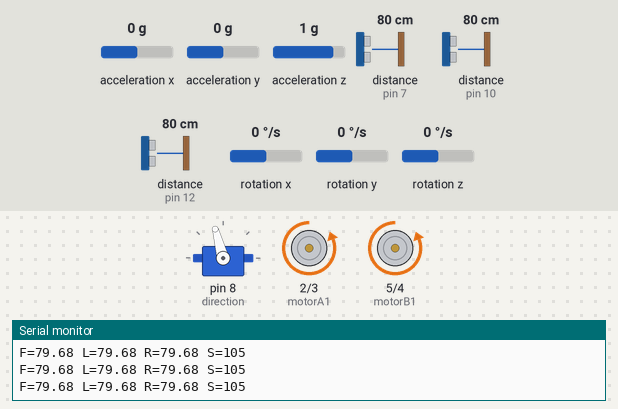
Simulated run of this sketch. Board: Arduino Uno, built with avr-gcc and run on an emulated ATmega328P. Parts: servo, motor-driver pin pairs drawn as motors (green arrow = first pin HIGH = forward, orange = second pin HIGH = backward, longer = more drive), the last lines printed to the serial monitor. Wiring (inferred from the names in the program): 3 × ultrasonic range finder: trigger pin 6, echo pin 7 / trigger pin 9, echo pin 10 / trigger pin 11, echo pin 12. The test bench sets the inputs (shaded band); at power-on: distance to the obstacle (sensors on pin 10, pin 12, pin 7) 80 cm, acceleration x 0 g, acceleration y 0 g, acceleration z 1 g, rotation x 0 °/s, rotation y 0 °/s, rotation z 0 °/s. The echo pulse lasts 58.3 µs per cm.

Above: at 7.2 s.
7.3 s: distance to the obstacle (sensor on pin 10) set to 71 cm
At 7.7 s:
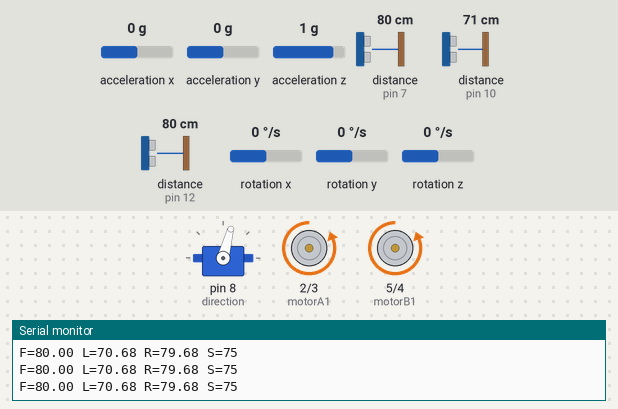
8.8 s: distance to the obstacle (sensor on pin 12) set to 71 cm
At 9.6 s:
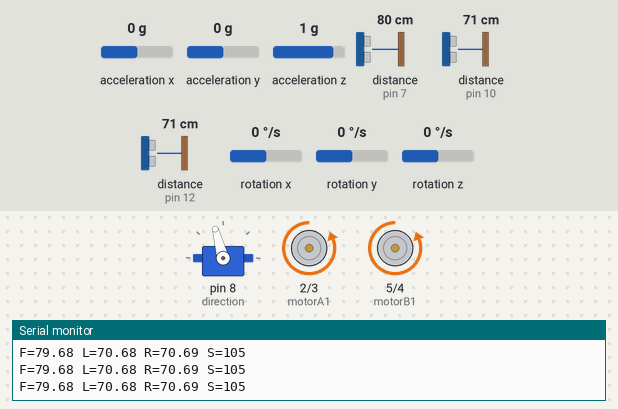
10.3 s: distance to the obstacle (sensor on pin 10) set to 120 cm
At 11.5 s:
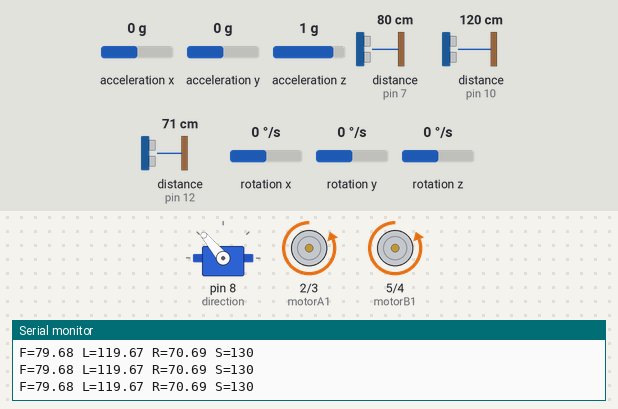
11.8 s: distance to the obstacle (sensor on pin 7) set to 44 cm
13.3 s: distance to the obstacle (sensor on pin 7) set to 38 cm
At 14.2 s:
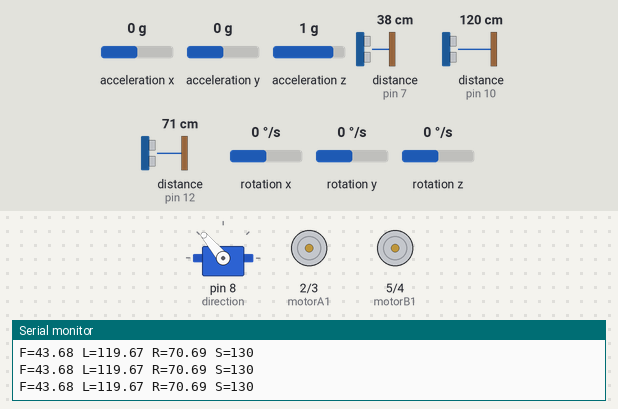
14.8 s: distance to the obstacle (sensor on pin 12) set to 2 cm
At 16.3 s:
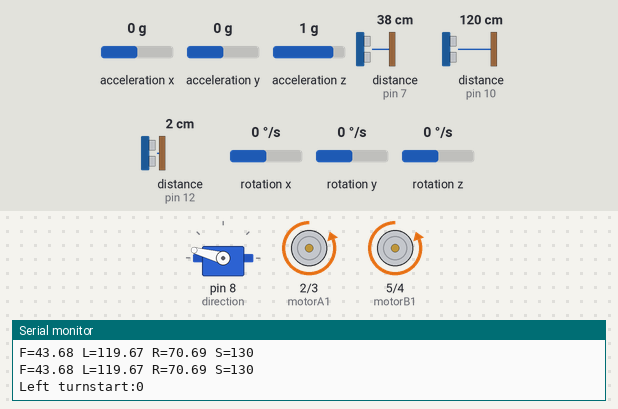
Timing chart, 0 to 17.4 s (numbered marks = the images above; inputs shaded):
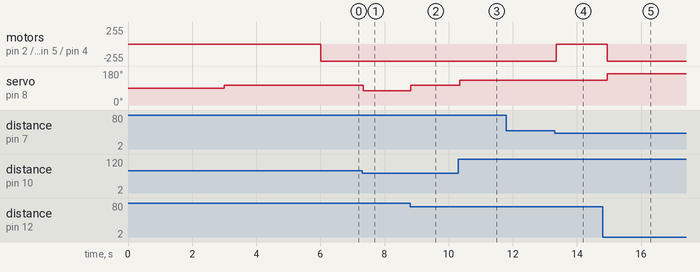

The sketch:

OpenRound.ino
```cpp
#include <Wire.h>
#include <MPU6050_tockn.h>
#include <Servo.h>

MPU6050 mpu(Wire);

#define TRIG_FRONT 6
#define ECHO_FRONT 7
#define TRIG_RIGHT 11
#define ECHO_RIGHT 12

#define TRIG_LEFT 9
#define ECHO_LEFT 10

Servo direction;

int motorA1 = 2;
int motorA2 = 3;

int motorB1 = 5;
int motorB2 = 4;

int clockwise;

int cornercount = 0;

float heading() {
  mpu.update();
  return mpu.getAngleZ();
}
void avancer()
{
  digitalWrite(motorA1, LOW);
  digitalWrite(motorA2, HIGH);

  digitalWrite(motorB1, LOW);
  digitalWrite(motorB2, HIGH);
}

void stopMotors()
{
  digitalWrite(motorA1, LOW);
  digitalWrite(motorA2, LOW);

  digitalWrite(motorB1, LOW);
  digitalWrite(motorB2, LOW);
}
float readDistance(int trigPin, int echoPin)
{
  digitalWrite(trigPin, LOW);
  delayMicroseconds(2);

  digitalWrite(trigPin, HIGH);
  delayMicroseconds(10);

  digitalWrite(trigPin, LOW);

  long duration = pulseIn(echoPin, HIGH, 25000);

  // No echo received
  if(duration == 0)
  {
    return 300;
  }

  float distance = duration * 0.0343 / 2.0;

  return distance;
}
void turnRight170()
{

  mpu.update();

  float startAngle = mpu.getAngleZ();
  Serial.print("start:"); Serial.print(startAngle, 0);

  direction.write(65);   // your calibrated right angle

  avancer();

  while(true)
  {
    mpu.update();

    float currentAngle = mpu.getAngleZ();

    if(currentAngle <= startAngle - 170)
    {
      break;
    }
  }
  cornercount ++;

  stopMotors();

  direction.write(105);

  delay(300);
}

void turnLeft170()
{

  mpu.update();

  float startAngle = mpu.getAngleZ();
  Serial.print("start:"); Serial.print(startAngle, 0);

  direction.write(165);   // your calibrated right angle

  avancer();

  while(true)
  {
    mpu.update();

    float currentAngle = mpu.getAngleZ();

    if(currentAngle >= startAngle + 170)
    {
      break;
    }
  }

  cornercount ++;

  stopMotors();

  direction.write(105);

  delay(300);
}

void setup() {
  // put your setup code here, to run once:
  pinMode(motorA1, OUTPUT);
  pinMode(motorA2, OUTPUT);
  pinMode(motorB1, OUTPUT);
  pinMode(motorB2, OUTPUT);
  direction.attach(8);

  Serial.begin(9600);

  pinMode(TRIG_FRONT, OUTPUT);
  pinMode(ECHO_FRONT, INPUT);

  pinMode(TRIG_RIGHT, OUTPUT);
  pinMode(ECHO_RIGHT, INPUT);

  pinMode(TRIG_LEFT, OUTPUT);
  pinMode(ECHO_LEFT, INPUT);

  Wire.begin();
  Serial.println("Calibrating gyro - keep STILL!");
  mpu.begin();
  mpu.calcGyroOffsets(true);
  Serial.println("Ready.");

  for (int i = 3; i > 0; i--) {
    direction.write(105);
    Serial.print(i); Serial.println("...");
    delay(1000);
  }
  Serial.println(">>> GO!");

}

void loop()
{
  // finish after 12 corners (3 laps)
  if (cornercount >= 12) {
    stopMotors();
    direction.write(105);
    Serial.println("DONE - 3 laps");
    while (true) delay(100);
  }

  float front = readDistance(TRIG_FRONT, ECHO_FRONT);
  float left  = readDistance(TRIG_LEFT, ECHO_LEFT);
  float right = readDistance(TRIG_RIGHT, ECHO_RIGHT);

  // -------- CORNER DETECTION --------
  if(front < 40)
  {
    stopMotors();
    delay(100);

    if(left < 18 && right > 25){
      Serial.print("Right turn");
      clockwise = 1;
      turnRight170();

    }

    else if (right < 18 && left > 25)
    {
      Serial.print("Left turn");
      clockwise = 0;
      turnLeft170();

    }else{
      return;
    }
  }

  // -------- LANE CENTERING --------
  float error = left - right;

  int steer = 105; // center position

  if(error > 5)       // too close to right wall
  {
    steer = 130;
  }
  else if(error < -5) // too close to left wall
  {
    steer = 75;
  }
  else
  {
    steer = 105;
  }

  direction.write(steer);

  avancer();

  Serial.print("F=");
  Serial.print(front);

  Serial.print(" L=");
  Serial.print(left);

  Serial.print(" R=");
  Serial.print(right);

  Serial.print(" S=");
  Serial.println(steer);

  delay(30);
}
```

Measured:
- the behaviour switches between 76 and 75 cm on distance to the obstacle (sensor on pin 10) (found by bisection; images 0 and 1)
- the behaviour switches between 76 and 75 cm on distance to the obstacle (sensor on pin 12) (found by bisection; images 1 and 2)
- the behaviour switches between 41 and 40 cm on distance to the obstacle (sensor on pin 7) (found by bisection; images 3 and 4)
- after the input at 7.3 s, servo on pin 8 (direction): 105° → 75° at once
- after the input at 8.8 s, servo on pin 8 (direction): 75° → 105° at once
- after the input at 10.3 s, servo on pin 8 (direction): 105° → 130° at once
- after the input at 13.3 s, motor on pin 2 (motorA1) / pin 3 (motorA2), motor on pin 5 (motorB1) / pin 4 (motorB2): backward 255/255 → stopped after 0.05 s
- after the input at 14.8 s, motor on pin 2 (motorA1) / pin 3 (motorA2), motor on pin 5 (motorB1) / pin 4 (motorB2): stopped → backward 255/255 after 0.15 s; servo on pin 8 (direction): 130° → 165° after 0.15 s
